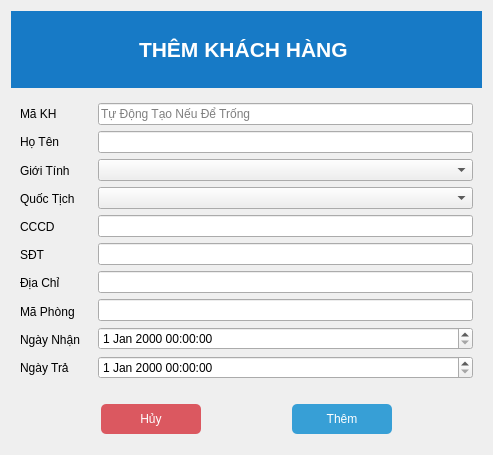
<?xml version="1.0" encoding="UTF-8"?>
<ui version="4.0">
 <class>Dialog</class>
 <widget class="QDialog" name="Dialog">
  <property name="geometry">
   <rect>
    <x>0</x>
    <y>0</y>
    <width>493</width>
    <height>455</height>
   </rect>
  </property>
  <property name="windowTitle">
   <string>Dialog</string>
  </property>
  <layout class="QVBoxLayout" name="verticalLayout">
   <item>
    <widget class="QWidget" name="widget" native="true">
     <property name="maximumSize">
      <size>
       <width>16777215</width>
       <height>80</height>
      </size>
     </property>
     <layout class="QGridLayout" name="gridLayout">
      <property name="leftMargin">
       <number>0</number>
      </property>
      <property name="topMargin">
       <number>0</number>
      </property>
      <property name="rightMargin">
       <number>0</number>
      </property>
      <property name="bottomMargin">
       <number>0</number>
      </property>
      <property name="spacing">
       <number>0</number>
      </property>
      <item row="0" column="0">
       <widget class="QWidget" name="widget_4" native="true">
        <property name="minimumSize">
         <size>
          <width>0</width>
          <height>60</height>
         </size>
        </property>
        <property name="maximumSize">
         <size>
          <width>16777215</width>
          <height>100</height>
         </size>
        </property>
        <property name="styleSheet">
         <string notr="true">QWidget {
    background-color: #177ac6;  /* Màu nền xanh */
}
</string>
        </property>
        <layout class="QHBoxLayout" name="horizontalLayout_3">
         <property name="spacing">
          <number>0</number>
         </property>
         <property name="leftMargin">
          <number>0</number>
         </property>
         <property name="topMargin">
          <number>0</number>
         </property>
         <property name="rightMargin">
          <number>0</number>
         </property>
         <property name="bottomMargin">
          <number>0</number>
         </property>
         <item>
          <spacer name="horizontalSpacer_6">
           <property name="orientation">
            <enum>Qt::Horizontal</enum>
           </property>
           <property name="sizeHint" stdset="0">
            <size>
             <width>90</width>
             <height>20</height>
            </size>
           </property>
          </spacer>
         </item>
         <item>
          <widget class="QLabel" name="label_2">
           <property name="font">
            <font>
             <family>Segoe UI</family>
             <pointsize>16</pointsize>
             <weight>75</weight>
             <bold>true</bold>
            </font>
           </property>
           <property name="styleSheet">
            <string notr="true">QLabel {
    color: white;  /* Màu chữ trắng */
}
</string>
           </property>
           <property name="text">
            <string>THÊM KHÁCH HÀNG </string>
           </property>
          </widget>
         </item>
         <item>
          <spacer name="horizontalSpacer_7">
           <property name="orientation">
            <enum>Qt::Horizontal</enum>
           </property>
           <property name="sizeHint" stdset="0">
            <size>
             <width>91</width>
             <height>20</height>
            </size>
           </property>
          </spacer>
         </item>
        </layout>
       </widget>
      </item>
     </layout>
    </widget>
   </item>
   <item>
    <widget class="QWidget" name="widget_2" native="true">
     <layout class="QHBoxLayout" name="horizontalLayout">
      <property name="spacing">
       <number>0</number>
      </property>
      <property name="leftMargin">
       <number>0</number>
      </property>
      <property name="topMargin">
       <number>0</number>
      </property>
      <property name="rightMargin">
       <number>0</number>
      </property>
      <property name="bottomMargin">
       <number>0</number>
      </property>
      <item>
       <widget class="QWidget" name="widget_5" native="true">
        <layout class="QVBoxLayout" name="verticalLayout_2">
         <item>
          <widget class="QLabel" name="label_6">
           <property name="text">
            <string>Mã KH</string>
           </property>
          </widget>
         </item>
         <item>
          <widget class="QLabel" name="label_3">
           <property name="text">
            <string>Họ Tên</string>
           </property>
          </widget>
         </item>
         <item>
          <widget class="QLabel" name="label_4">
           <property name="text">
            <string>Giới Tính</string>
           </property>
          </widget>
         </item>
         <item>
          <widget class="QLabel" name="label_5">
           <property name="text">
            <string>Quốc Tịch</string>
           </property>
          </widget>
         </item>
         <item>
          <widget class="QLabel" name="label_7">
           <property name="text">
            <string>CCCD</string>
           </property>
          </widget>
         </item>
         <item>
          <widget class="QLabel" name="label_10">
           <property name="text">
            <string>SĐT</string>
           </property>
          </widget>
         </item>
         <item>
          <widget class="QLabel" name="label_12">
           <property name="text">
            <string>Địa Chỉ</string>
           </property>
          </widget>
         </item>
         <item>
          <widget class="QLabel" name="label_8">
           <property name="text">
            <string>Mã Phòng</string>
           </property>
          </widget>
         </item>
         <item>
          <widget class="QLabel" name="label_11">
           <property name="text">
            <string>Ngày Nhận</string>
           </property>
          </widget>
         </item>
         <item>
          <widget class="QLabel" name="label_9">
           <property name="text">
            <string>Ngày Trả</string>
           </property>
          </widget>
         </item>
        </layout>
       </widget>
      </item>
      <item>
       <widget class="QWidget" name="widget_6" native="true">
        <layout class="QVBoxLayout" name="verticalLayout_3">
         <item>
          <widget class="QLineEdit" name="makh_input">
           <property name="placeholderText">
            <string>Tự Động Tạo Nếu Để Trống</string>
           </property>
          </widget>
         </item>
         <item>
          <widget class="QLineEdit" name="name_input"/>
         </item>
         <item>
          <widget class="QComboBox" name="gender_combobox"/>
         </item>
         <item>
          <widget class="QComboBox" name="country_combobox"/>
         </item>
         <item>
          <widget class="QLineEdit" name="cccd_input"/>
         </item>
         <item>
          <widget class="QLineEdit" name="sdt_input"/>
         </item>
         <item>
          <widget class="QLineEdit" name="diachi_input"/>
         </item>
         <item>
          <widget class="QLineEdit" name="maphong_input"/>
         </item>
         <item>
          <widget class="QDateTimeEdit" name="ngaynhan_datetime"/>
         </item>
         <item>
          <widget class="QDateTimeEdit" name="ngaytra_datetime"/>
         </item>
        </layout>
       </widget>
      </item>
     </layout>
    </widget>
   </item>
   <item>
    <widget class="QWidget" name="widget_3" native="true">
     <property name="maximumSize">
      <size>
       <width>16777215</width>
       <height>50</height>
      </size>
     </property>
     <layout class="QHBoxLayout" name="horizontalLayout_4">
      <property name="spacing">
       <number>0</number>
      </property>
      <property name="leftMargin">
       <number>0</number>
      </property>
      <property name="topMargin">
       <number>0</number>
      </property>
      <property name="rightMargin">
       <number>0</number>
      </property>
      <property name="bottomMargin">
       <number>0</number>
      </property>
      <item>
       <spacer name="horizontalSpacer">
        <property name="orientation">
         <enum>Qt::Horizontal</enum>
        </property>
        <property name="sizeHint" stdset="0">
         <size>
          <width>40</width>
          <height>20</height>
         </size>
        </property>
       </spacer>
      </item>
      <item>
       <widget class="QPushButton" name="cancel_button">
        <property name="minimumSize">
         <size>
          <width>100</width>
          <height>30</height>
         </size>
        </property>
        <property name="styleSheet">
         <string notr="true">QPushButton {
    background-color:#db5860;
    color: white;
    border-radius: 5px;
    padding: 5px;
}
QPushButton:hover {
    background-color: darkred;
}</string>
        </property>
        <property name="text">
         <string>Hủy</string>
        </property>
       </widget>
      </item>
      <item>
       <spacer name="horizontalSpacer_2">
        <property name="orientation">
         <enum>Qt::Horizontal</enum>
        </property>
        <property name="sizeHint" stdset="0">
         <size>
          <width>40</width>
          <height>20</height>
         </size>
        </property>
       </spacer>
      </item>
      <item>
       <widget class="QPushButton" name="add_agreebutton">
        <property name="minimumSize">
         <size>
          <width>100</width>
          <height>30</height>
         </size>
        </property>
        <property name="styleSheet">
         <string notr="true">QPushButton {
    background-color:#379fd6;
    color: white;
    border-radius: 5px;
    padding: 5px;
}
QPushButton:hover {
    background-color: darkred;
}</string>
        </property>
        <property name="text">
         <string>Thêm</string>
        </property>
       </widget>
      </item>
      <item>
       <spacer name="horizontalSpacer_3">
        <property name="orientation">
         <enum>Qt::Horizontal</enum>
        </property>
        <property name="sizeHint" stdset="0">
         <size>
          <width>40</width>
          <height>20</height>
         </size>
        </property>
       </spacer>
      </item>
     </layout>
    </widget>
   </item>
  </layout>
 </widget>
 <resources/>
 <connections/>
</ui>
